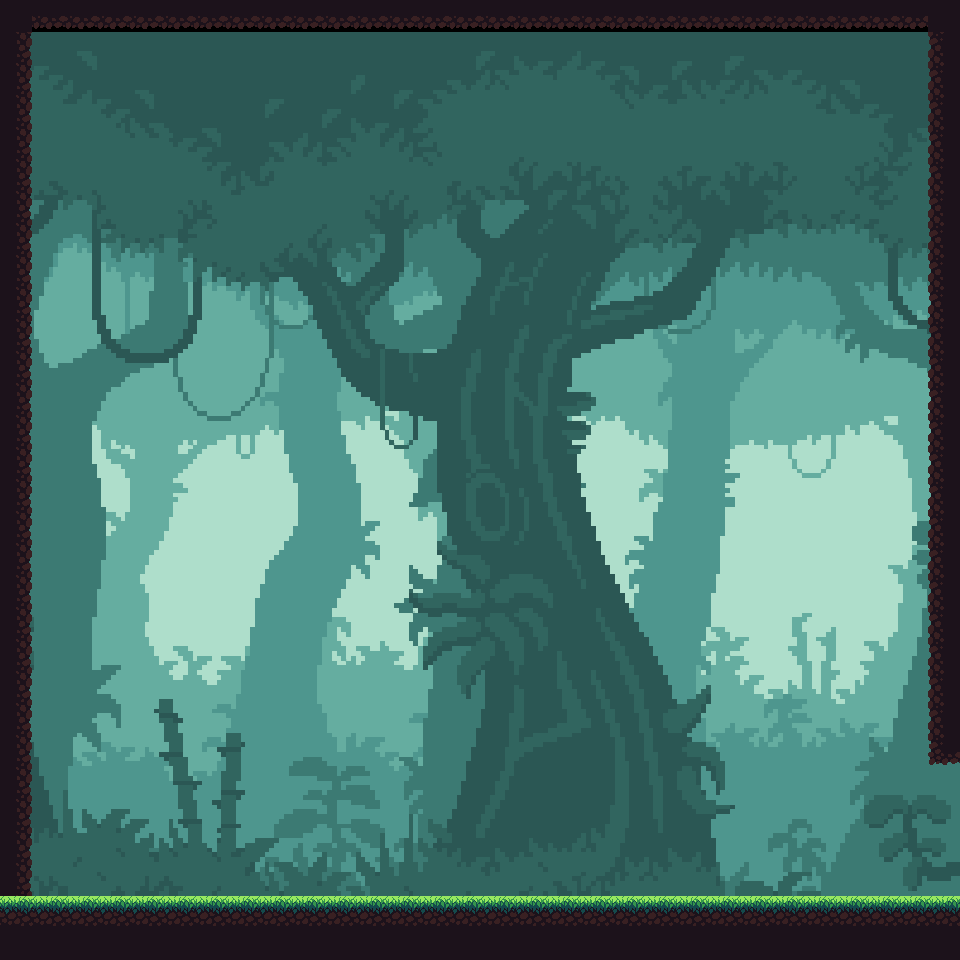

This is a level from a 2D game, rendered from its Tiled map with the project's own tilesets. A one-line summary and the complete map file follow:
An orthogonal 30x30 tile map with 32x32 px tiles, 1 tile layer (Tile Layer 1), 2 tilesets, 1 image layer and 7 objects (4x wall, portal_e, p_e, p_d).

<map version="1.2" tiledversion="1.3.2" orientation="orthogonal" renderorder="right-down" compressionlevel="0" width="30" height="30" tilewidth="32" tileheight="32" infinite="0" nextlayerid="4" nextobjectid="13">
 <tileset firstgid="1" source="temp_portal.tsx" />
 <tileset firstgid="2" source="tileset_1.tsx" />
 <imagelayer id="3" name="Image Layer 1" offsetx="-256" offsety="32">
  <image source="c0_hep.png" width="1538" height="862" />
 </imagelayer>
 <layer id="1" name="Tile Layer 1" width="30" height="30">
  <data encoding="csv">
10,17,17,17,17,17,17,17,17,17,17,17,17,17,17,17,17,17,17,17,17,17,17,17,17,17,17,17,17,10,
11,0,0,0,0,0,0,0,0,0,0,0,0,0,0,0,0,0,0,0,0,0,0,0,0,0,0,0,0,9,
11,0,0,0,0,0,0,0,0,0,0,0,0,0,0,0,0,0,0,0,0,0,0,0,0,0,0,0,0,9,
11,0,0,0,0,0,0,0,0,0,0,0,0,0,0,0,0,0,0,0,0,0,0,0,0,0,0,0,0,9,
11,0,0,0,0,0,0,0,0,0,0,0,0,0,0,0,0,0,0,0,0,0,0,0,0,0,0,0,0,9,
11,0,0,0,0,0,0,0,0,0,0,0,0,0,0,0,0,0,0,0,0,0,0,0,0,0,0,0,0,9,
11,0,0,0,0,0,0,0,0,0,0,0,0,0,0,0,0,0,0,0,0,0,0,0,0,0,0,0,0,9,
11,0,0,0,0,0,0,0,0,0,0,0,0,0,0,0,0,0,0,0,0,0,0,0,0,0,0,0,0,9,
11,0,0,0,0,0,0,0,0,0,0,0,0,0,0,0,0,0,0,0,0,0,0,0,0,0,0,0,0,9,
11,0,0,0,0,0,0,0,0,0,0,0,0,0,0,0,0,0,0,0,0,0,0,0,0,0,0,0,0,9,
11,0,0,0,0,0,0,0,0,0,0,0,0,0,0,0,0,0,0,0,0,0,0,0,0,0,0,0,0,9,
11,0,0,0,0,0,0,0,0,0,0,0,0,0,0,0,0,0,0,0,0,0,0,0,0,0,0,0,0,9,
11,0,0,0,0,0,0,0,0,0,0,0,0,0,0,0,0,0,0,0,0,0,0,0,0,0,0,0,0,9,
11,0,0,0,0,0,0,0,0,0,0,0,0,0,0,0,0,0,0,0,0,0,0,0,0,0,0,0,0,9,
11,0,0,0,0,0,0,0,0,0,0,0,0,0,0,0,0,0,0,0,0,0,0,0,0,0,0,0,0,9,
11,0,0,0,0,0,0,0,0,0,0,0,0,0,0,0,0,0,0,0,0,0,0,0,0,0,0,0,0,9,
11,0,0,0,0,0,0,0,0,0,0,0,0,0,0,0,0,0,0,0,0,0,0,0,0,0,0,0,0,9,
11,0,0,0,0,0,0,0,0,0,0,0,0,0,0,0,0,0,0,0,0,0,0,0,0,0,0,0,0,9,
11,0,0,0,0,0,0,0,0,0,0,0,0,0,0,0,0,0,0,0,0,0,0,0,0,0,0,0,0,9,
11,0,0,0,0,0,0,0,0,0,0,0,0,0,0,0,0,0,0,0,0,0,0,0,0,0,0,0,0,9,
11,0,0,0,0,0,0,0,0,0,0,0,0,0,0,0,0,0,0,0,0,0,0,0,0,0,0,0,0,9,
11,0,0,0,0,0,0,0,0,0,0,0,0,0,0,0,0,0,0,0,0,0,0,0,0,0,0,0,0,9,
11,0,0,0,0,0,0,0,0,0,0,0,0,0,0,0,0,0,0,0,0,0,0,0,0,0,0,0,0,9,
11,0,0,0,0,0,0,0,0,0,0,0,0,0,0,0,0,0,0,0,0,0,0,0,0,0,0,0,0,16,
11,0,0,0,0,0,0,0,0,0,0,0,0,0,0,0,0,0,0,0,0,0,0,0,0,0,0,0,0,0,
11,0,0,0,0,0,0,0,0,0,0,0,0,0,0,0,0,0,0,0,0,0,0,0,0,0,0,0,0,0,
11,0,0,0,0,0,0,0,0,0,0,0,0,0,0,0,0,0,0,0,0,0,0,0,0,0,0,0,0,0,
11,0,0,0,0,0,0,0,0,0,0,0,0,0,0,0,0,0,0,0,0,0,0,0,0,0,0,0,0,0,
3,3,3,3,3,3,3,3,3,3,3,3,3,3,3,3,3,3,3,3,3,3,3,3,3,3,3,3,3,3,
10,10,10,10,10,10,10,10,10,10,10,10,10,10,10,10,10,10,10,10,10,10,10,10,10,10,10,10,10,10
</data>
 </layer>
 <objectgroup id="2" name="Object Layer 1">
  <object id="1" name="wall" x="0" y="896" width="960" height="32" />
  <object id="2" name="wall" x="0" y="0" width="32" height="928" />
  <object id="3" name="wall" x="32" y="0" width="928" height="32" />
  <object id="4" name="wall" x="928" y="0" width="32" height="768" />
  <object id="5" name="portal_e" x="928" y="768" width="32" height="128" />
  <object id="10" name="p_e" x="864" y="864" width="32" height="32" />
  <object id="11" name="p_d" x="448" y="384" width="32" height="32" />
 </objectgroup>
</map>
